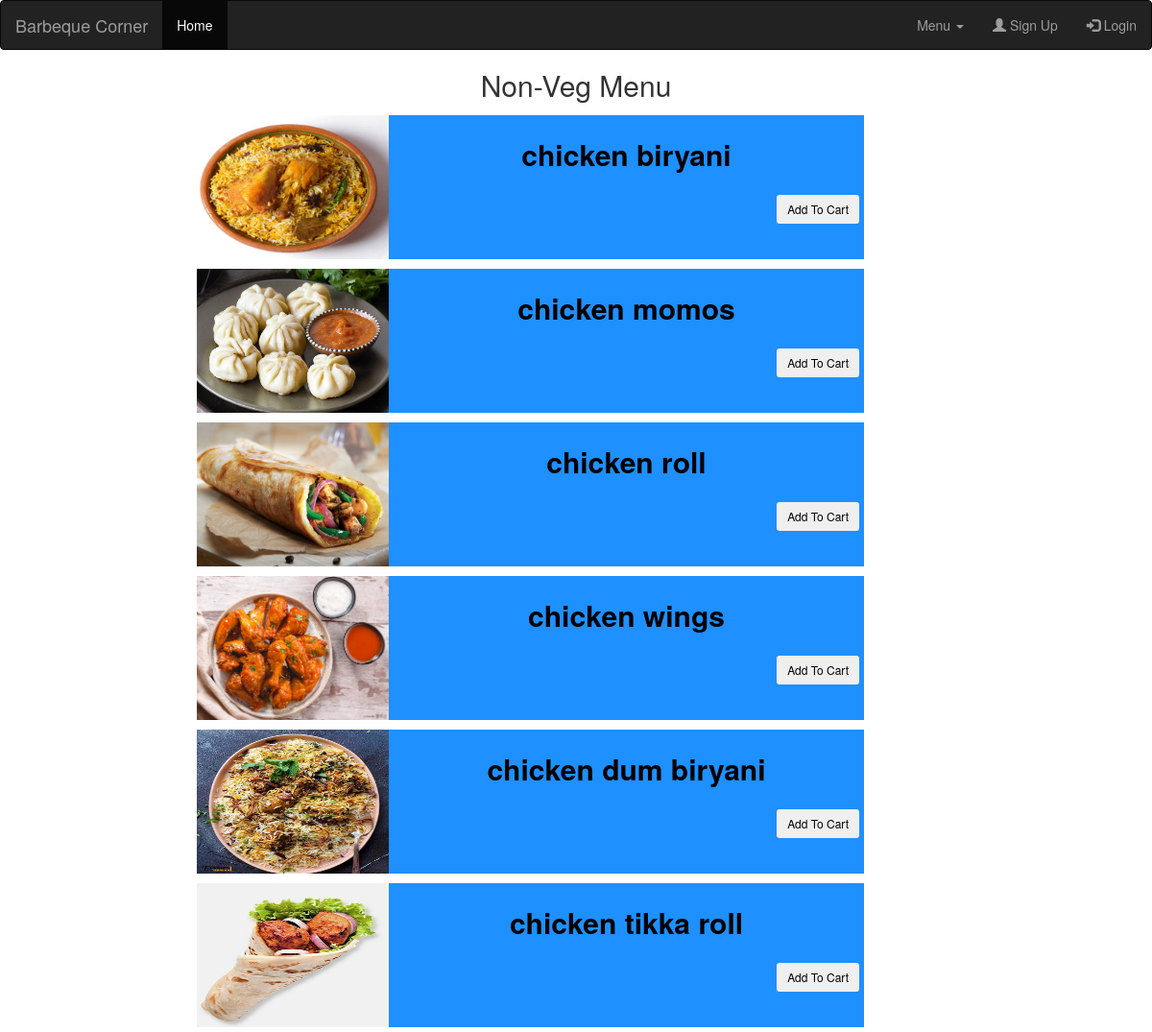
/index.php/menu/non_veg, run on an earlier commit of the app's database.
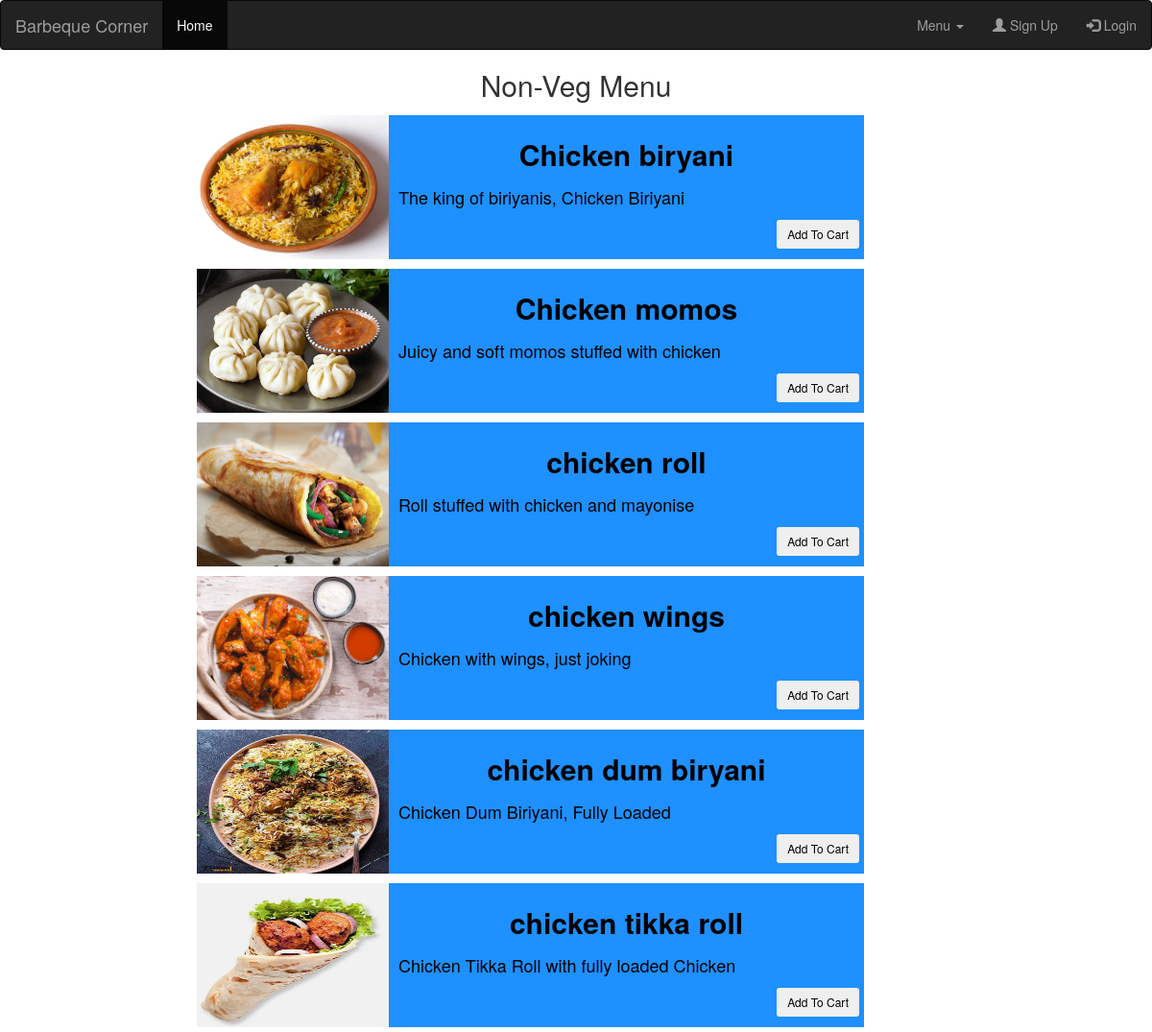
And on a later commit of the database.
### tables this page shows
CREATE TABLE `items` (
  `item_id` int(11) NOT NULL,
  `name` varchar(255) NOT NULL,
  `category` enum('VEG','NON_VEG','BEVERAGE','') NOT NULL,
  `price` int(11) NOT NULL,
  `image_path` varchar(500) NOT NULL,
  `rate` int(5) NOT NULL,
  `description` varchar(256) NOT NULL
);

### application/controllers/Menu.php (called while the page is built, shortened)
<?php
class Menu extends CI_Controller
{
    public function __construct()
    {
        $this->load->database();
    }
  public function non_veg()
  {
  $data['title']="Non-Veg Menu";
  $this->load->model('items_model');
   $data['items'] = $this->items_model->get_nonveg_items();
  $this->load->view('includes/header');
  $this->load->view('menu',$data);
}
}

### index.php (called while the page is built, shortened)
<?php
require_once BASEPATH.'core/CodeIgniter.php';

### application/models/items_model.php (called while the page is built, shortened)
<?php
class Items_model extends CI_Model {
    public function get_nonveg_items() {
    	$this->db->select('*');
		$this->db->from('items');
		$this->db->where("category","NON_VEG");
		$query=$this->db->get();
        return $query->result();
    }
}
?>

### application/views/Menu.php (the view, shortened to what this page needs)
<!DOCTYPE html>
<html lang="en">
<head>
</head>
<body>
<h2 style="text-align: center;"><?=$title?></h2>
<?php foreach ($items as $item): ?>
<?php $path =$item->image_path.'/'.$item->name.'.jpg'?>
<div class="card-container">
  <div class="float-layout">
    <div class="card-image">
      <img src="<?= base_url($path) ?>"  style="width:200px;height:150px">
      <div class="card">
        <div class="card-title"><?=$item->name?></div>
        <div class="card-desc">
        <?=$item->description?>
        </div>
        <div class="action-panel">
        <button type="button" data-item="<?= $item->item_id  ?>" class="btn btn-outline-light btn-sm">Add To Cart</button>
        </div>
      </div>
    </div>
  </div>
</div>
<?php endforeach; ?>
</body>
</html>

### application/views/includes/header.php (shortened to what this page needs)
<!DOCTYPE html>
<html lang="en">
<head>
  <link rel="stylesheet" href="https://maxcdn.bootstrapcdn.com/bootstrap/3.4.1/css/bootstrap.min.css">
</head>
<body>
<nav class="navbar navbar-inverse">
  <div class="container-fluid">
    <div class="navbar-header">
      <a class="navbar-brand" href="#">Barbeque Corner</a>
    </div>
    <ul class="nav navbar-nav">
      <li class="active"><a href="<?= base_url('dashboard') ?>">Home</a></li>
    </ul>
    <ul class="nav navbar-nav navbar-right">
    <li class="dropdown"><a class="dropdown-toggle" data-toggle="dropdown" href="#">Menu <span class="caret"></span></a>
      </li>
      <li><a href="<?= base_url('signup') ?>"><span class="glyphicon glyphicon-user"></span> Sign Up</a></li>
      <li><a href="<?= base_url('login') ?>"><span class="glyphicon glyphicon-log-in"></span> Login</a></li>
    </ul>
  </div>
</nav>
</body>
</html>

### application/views/Menu.php (style rules this page uses)
.float-layout { padding: 5px 5px; float: left; width: 100%; height: auto; box-sizing: border-box; margin: 0; }
.card-container { overflow: hidden; }
.card { background-color: dodgerblue; color: black; height: 15rem; width: 50%; float: right; }
.card-title { font-size: 30px; text-align: center; font-weight: bold; padding-top: 20px; }
.card-desc { padding: 10px; text-align: left; font-size: 18px; }
.card-image { display: flex; margin-left: 20rem; }
div.card-image img { width: 50%; height: auto; }
div.action-panel { padding-right: 0.5rem; text-align: right; }

What changed in the data, as far as the page shows it:
changed items: name "chicken biryani" → "Chicken biryani"; description (not shown) → "The king of biriyanis, Chicken Biriyani"
changed items: name "chicken momos" → "Chicken momos"; description (not shown) → "Juicy and soft momos stuffed with chicken"
changed items "chicken roll": description (not shown) → "Roll stuffed with chicken and mayonise"
changed items "chicken wings": description (not shown) → "Chicken with wings, just joking"
changed items "chicken dum biryani": description (not shown) → "Chicken Dum Biriyani, Fully Loaded"
changed items "chicken tikka roll": description (not shown) → "Chicken Tikka Roll with fully loaded Chicken"
